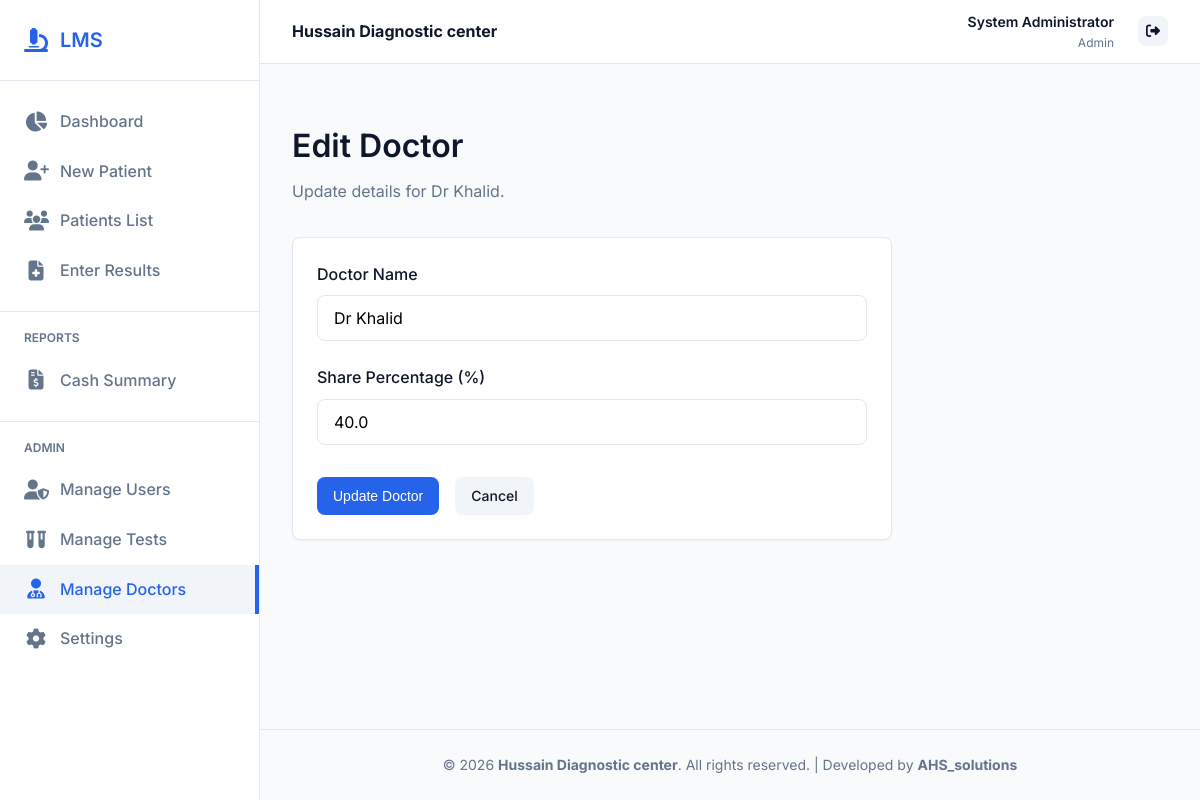
Page /doctors/1/edit (signed in) on the committed database.
### models.py (models this page shows)
class Setting(db.Model):
    id = db.Column(db.Integer, primary_key=True)
    key = db.Column(db.String(50), unique=True, nullable=False)
    value = db.Column(db.String(255), nullable=False)

class User(db.Model, UserMixin):
    id = db.Column(db.Integer, primary_key=True)
    username = db.Column(db.String(50), unique=True, nullable=False)
    password_hash = db.Column(db.String(255), nullable=False)
    role = db.Column(db.String(50), nullable=False) # Admin, Receptionist, Lab Technician, Technologist, Pathologist
    name = db.Column(db.String(100), nullable=False)

class Doctor(db.Model):
    id = db.Column(db.Integer, primary_key=True)
    name = db.Column(db.String(100), nullable=False)
    share_percentage = db.Column(db.Float, default=0.0)
    patients = db.relationship('Patient', backref='doctor', lazy=True)

### app.py (the view)
@app.route('/doctors/<int:dr_id>/edit', methods=['GET', 'POST'])
@login_required
@role_required('Admin')
def doctor_edit(dr_id):
    dr = Doctor.query.get_or_404(dr_id)
    if request.method == 'POST':
        dr.name = request.form.get('name')
        dr.share_percentage = float(request.form.get('share_percentage'))
        db.session.commit()
        flash('Doctor updated successfully!', 'success')
        return redirect(url_for('doctor_list'))
    return render_template('doctors/form.html', doctor=dr)

### app.py (called while the page is built)
@login_manager.user_loader
def load_user(user_id):
    return User.query.get(int(user_id))

def role_required(*roles):
    def decorator(f):
        @wraps(f)
        def decorated_function(*args, **kwargs):
            if not current_user.is_authenticated:
                return redirect(url_for('login', next=request.url))
            if current_user.role not in roles and current_user.role != 'Admin':
                flash('You do not have permission to access this page.', 'error')
                return redirect(url_for('dashboard'))
            return f(*args, **kwargs)
        return decorated_function
    return decorator

def get_settings():
    if 'settings' not in g:
        try:
            g.settings = {s.key: s.value for s in Setting.query.all()}
        except Exception:
            g.settings = {}  # table may not exist during first init
    return g.settings

@app.context_processor
def inject_globals():
    settings = get_settings()
    return dict(
        lab_name=settings.get('lab_name', 'Ideal Diagnostic Center'),
        lab_address=settings.get('lab_address', ''),
        lab_contact=settings.get('lab_contact', ''),
        footer_dr1=settings.get('footer_dr1', ''),
        footer_dr2=settings.get('footer_dr2', ''),
        footer_dr3=settings.get('footer_dr3', ''),
        current_user=current_user,
        now=datetime.now(),
    )

### templates/doctors/form.html
{% extends "base.html" %}
{% block content %}
<div style="margin-bottom: 2rem;">
    <h1>Edit Doctor</h1>
    <p style="color: var(--text-light);">Update details for {{ doctor.name }}.</p>
</div>
<div class="card" style="max-width: 600px;">
    <form method="POST">
        <div class="form-group">
            <label class="form-label">Doctor Name</label>
            <input type="text" name="name" class="form-control" value="{{ doctor.name }}" required>
        </div>
        <div class="form-group">
            <label class="form-label">Share Percentage (%)</label>
            <input type="number" step="0.01" name="share_percentage" class="form-control" value="{{ doctor.share_percentage }}" required>
        </div>
        <div style="display: flex; gap: 1rem; margin-top: 2rem;">
            <button type="submit" class="btn btn-primary">Update Doctor</button>
            <a href="{{ url_for('doctor_list') }}" class="btn btn-secondary">Cancel</a>
        </div>
    </form>
</div>
{% endblock %}

### templates/base.html (shortened to what this page needs)
<!DOCTYPE html>
<html lang="en">
<head>
    <link rel="stylesheet" href="https://cdnjs.cloudflare.com/ajax/libs/font-awesome/6.4.0/css/all.min.css">
    <link rel="stylesheet" href="{{ url_for('static', filename='css/style.css') }}">
</head>
<body>
    <div class="app-container">
        {% if current_user.is_authenticated %}
        <aside class="sidebar no-print">
            <div class="sidebar-header">
                <i class="fa-solid fa-microscope" style="color: var(--primary-color); font-size: 1.5rem;"></i>
                <h2>LMS</h2>
            </div>
            <nav class="sidebar-nav">
                <a href="{{ url_for('dashboard') }}" class="nav-item {% if request.endpoint == 'dashboard' %}active{% endif %}">
                    <i class="fa-solid fa-chart-pie"></i>
                    Dashboard
                </a>
                {% if current_user.role in ['Admin', 'Receptionist'] %}
                <a href="{{ url_for('patient_new') }}" class="nav-item {% if 'patient_new' in request.endpoint %}active{% endif %}">
                    <i class="fa-solid fa-user-plus"></i>
                    New Patient
                </a>
                {% endif %}
                <a href="{{ url_for('results_list') }}" class="nav-item {% if 'results_list' in request.endpoint %}active{% endif %}">
                    <i class="fa-solid fa-users"></i>
                    Patients List
                </a>
                {% if current_user.role in ['Admin', 'Lab Technician', 'Technologist', 'Pathologist'] %}
                <a href="{{ url_for('results_list') }}" class="nav-item {% if 'patient_results' in request.endpoint %}active{% endif %}">
                    <i class="fa-solid fa-file-medical"></i>
                    Enter Results
                </a>
                {% endif %}
                {% if current_user.role == 'Admin' %}
                <div style="border-top: 1px solid var(--border-color); margin: 1rem 0;"></div>
                <div style="padding: 0 1.5rem; font-size: 0.75rem; font-weight: 600; color: var(--text-light); text-transform: uppercase; margin-bottom: 0.5rem;">Reports</div>
                <a href="{{ url_for('cash_summary') }}" class="nav-item {% if 'cash_summary' in request.endpoint %}active{% endif %}">
                    <i class="fa-solid fa-file-invoice-dollar"></i>
                    Cash Summary
                </a>
                <div style="border-top: 1px solid var(--border-color); margin: 1rem 0;"></div>
                <div style="padding: 0 1.5rem; font-size: 0.75rem; font-weight: 600; color: var(--text-light); text-transform: uppercase; margin-bottom: 0.5rem;">Admin</div>
                <a href="{{ url_for('manage_users') }}" class="nav-item {% if 'manage_users' in request.endpoint %}active{% endif %}">
                    <i class="fa-solid fa-user-shield"></i>
                    Manage Users
                </a>
                <a href="{{ url_for('test_list') }}" class="nav-item {% if 'test' in request.endpoint %}active{% endif %}">
                    <i class="fa-solid fa-vials"></i>
                    Manage Tests
                </a>
                <a href="{{ url_for('doctor_list') }}" class="nav-item {% if 'doctor' in request.endpoint %}active{% endif %}">
                    <i class="fa-solid fa-user-md"></i>
                    Manage Doctors
                </a>
                <a href="{{ url_for('settings') }}" class="nav-item {% if 'settings' in request.endpoint %}active{% endif %}">
                    <i class="fa-solid fa-cog"></i>
                    Settings
                </a>
                {% endif %}
            </nav>
        </aside>
        {% endif %}
        <main class="main-content" {% if not current_user.is_authenticated %}style="margin-left: 0;"{% endif %}>
            {% if current_user.is_authenticated %}
            <header class="topbar no-print">
                <div class="lab-brand">
                    <strong>{{ lab_name }}</strong>
                </div>
                <div class="topbar-actions" style="display: flex; align-items: center; gap: 1.5rem;">
                    <div style="text-align: right;">
                        <div style="font-weight: 600; font-size: 0.875rem;">{{ current_user.name }}</div>
                        <div style="color: var(--text-light); font-size: 0.75rem;">{{ current_user.role }}</div>
                    </div>
                    <a href="{{ url_for('logout') }}" class="btn btn-secondary btn-icon" title="Logout"><i class="fa-solid fa-right-from-bracket"></i></a>
                </div>
            </header>
            {% endif %}
            <div class="content-wrapper">
                {% block content %}{% endblock %}
            </div>
            <footer class="no-print" style="text-align: center; padding: 1.5rem; border-top: 1px solid var(--border-color); color: var(--text-light); font-size: 0.875rem; margin-top: auto;">
                &copy; 2026 <strong>{{ lab_name }}</strong>. All rights reserved. | Developed by <strong>AHS_solutions</strong>
            </footer>
        </main>
    </div>
</body>
</html>

### static/css/style.css (style rules this page uses)
:root { --primary-color: #2563eb; --primary-hover: #1d4ed8; --secondary-color: #f1f5f9; --text-dark: #0f172a; --text-light: #64748b; --bg-light: #f8fafc; --white: #ffffff; --border-color: #e2e8f0; --success: #10b981; --danger: #ef4444; --warning: #f59e0b; --shadow-sm: 0 1px 2px 0 rgb(0 0 0 / 0.05); --shadow-md: 0 4px 6px -1px rgb(0 0 0 / 0.1), 0 2px 4px -2px rgb(0 0 0 / 0.1); --shadow-lg: 0 10px 15px -3px rgb(0 0 0 / 0.1), 0 4px 6px -4px rgb(0 0 0 / 0.1); --border-radius: 8px; --transition: all 0.3s ease; }
* { margin: 0; padding: 0; box-sizing: border-box; }
body { font-family: 'Inter', sans-serif; background-color: var(--bg-light); color: var(--text-dark); line-height: 1.6; }
h1, h2, h3, h4, h5, h6 { font-weight: 600; color: var(--text-dark); margin-bottom: 0.5rem; }
a { color: var(--primary-color); text-decoration: none; transition: var(--transition); }
.app-container { display: flex; min-height: 100vh; }
.sidebar { width: 260px; background-color: var(--white); border-right: 1px solid var(--border-color); display: flex; flex-direction: column; position: fixed; height: 100vh; overflow-y: auto; z-index: 100; }
.sidebar-header { padding: 1.5rem; border-bottom: 1px solid var(--border-color); display: flex; align-items: center; gap: 0.75rem; }
.sidebar-header h2 { font-size: 1.25rem; margin: 0; color: var(--primary-color); }
.sidebar-nav { padding: 1rem 0; flex: 1; }
.nav-item { padding: 0.75rem 1.5rem; display: flex; align-items: center; gap: 0.75rem; color: var(--text-light); font-weight: 500; transition: var(--transition); }
.nav-item:hover, .nav-item.active { background-color: var(--secondary-color); color: var(--primary-color); border-right: 4px solid var(--primary-color); }
.nav-item i { font-size: 1.25rem; width: 24px; text-align: center; }
.main-content { flex: 1; margin-left: 260px; display: flex; flex-direction: column; }
.topbar { height: 64px; background-color: var(--white); border-bottom: 1px solid var(--border-color); display: flex; align-items: center; justify-content: space-between; padding: 0 2rem; position: sticky; top: 0; z-index: 90; }
.content-wrapper { padding: 2rem; flex: 1; }
.card { background-color: var(--white); border-radius: var(--border-radius); box-shadow: var(--shadow-sm); padding: 1.5rem; margin-bottom: 1.5rem; border: 1px solid var(--border-color); transition: var(--transition); }
.btn { display: inline-flex; align-items: center; justify-content: center; gap: 0.5rem; padding: 0.5rem 1rem; border-radius: var(--border-radius); font-weight: 500; cursor: pointer; transition: var(--transition); border: none; font-size: 0.875rem; }
.btn-primary { background-color: var(--primary-color); color: var(--white); }
.btn-secondary { background-color: var(--secondary-color); color: var(--text-dark); }
.btn-icon { padding: 0.5rem; }
.form-group { margin-bottom: 1.5rem; }
.form-label { display: block; margin-bottom: 0.5rem; font-weight: 500; color: var(--text-dark); }
.form-control { width: 100%; padding: 0.75rem 1rem; border: 1px solid var(--border-color); border-radius: var(--border-radius); font-family: inherit; font-size: 1rem; transition: var(--transition); }

### rows in the picture
Setting: value "Hussain Diagnostic center"
User: name "System Administrator", role "Admin"
Doctor: name "Dr Khalid", share_percentage "40.0"
